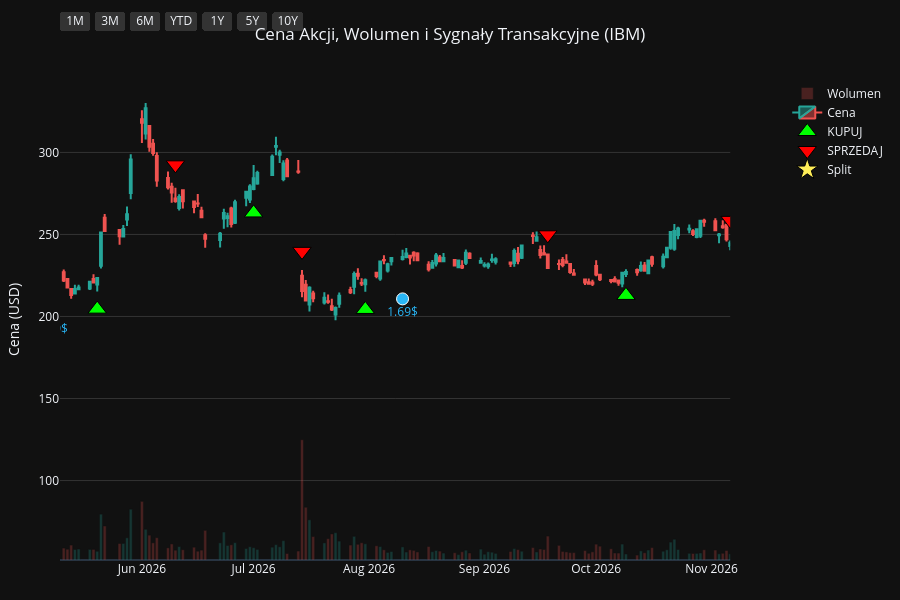
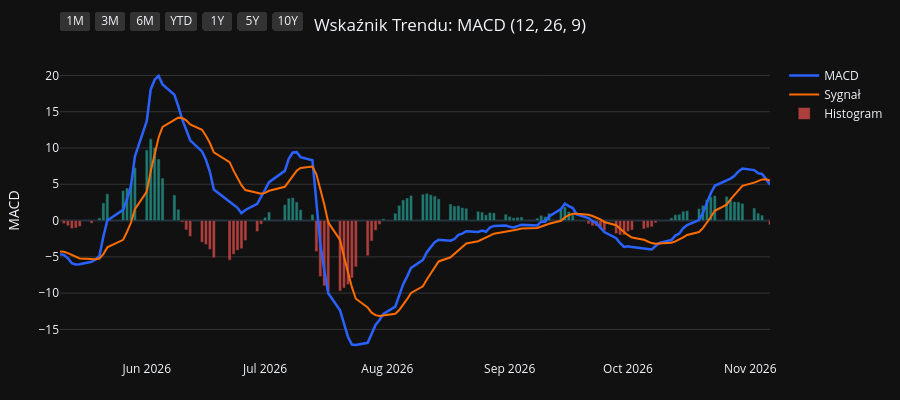
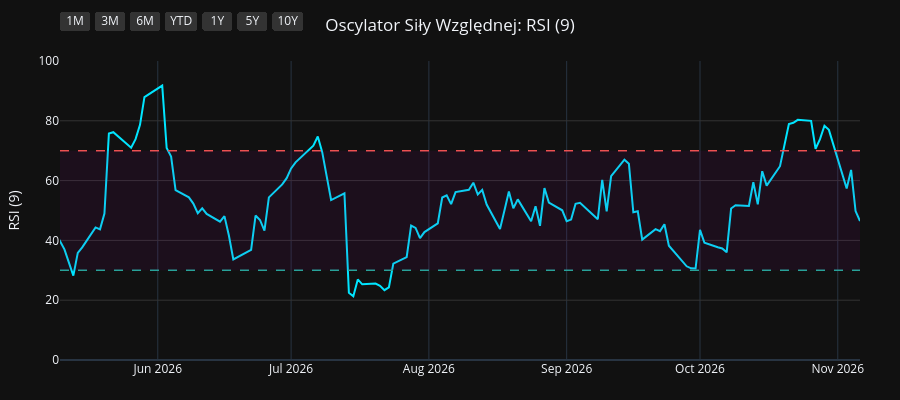
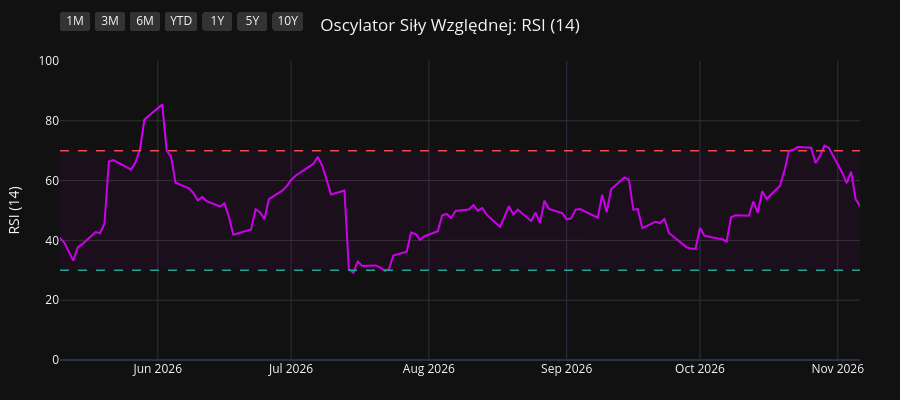

These figures' notebook cell, in order:
### Code cell
import os
import yfinance as yf
import pandas as pd
import pandas_ta as ta
import plotly.graph_objects as go
from plotly.subplots import make_subplots

# 1. Pobranie i przygotowanie danych
symbol = os.environ.get("STOCK_TICKER", "").strip().upper()
if not symbol:
    raise RuntimeError("Set STOCK_TICKER before running price_extractor.ipynb")
df = yf.Ticker(symbol).history(period="10y")
df.index = df.index.tz_localize(None)

# Wskaźniki i sygnały
df.ta.macd(fast=12, slow=26, signal=9, append=True)
df.ta.rsi(length=9, append=True)
df.ta.rsi(length=14, append=True)
df.ta.rsi(length=21, append=True)
df.dropna(inplace=True)

macd = df['MACD_12_26_9']
signal = df['MACDs_12_26_9']
wczorajszy_macd = macd.shift(1)
wczorajszy_signal = signal.shift(1)

df['Decyzja'] = 'BRAK'
df.loc[(macd > signal) & (wczorajszy_macd <= wczorajszy_signal), 'Decyzja'] = 'KUPUJ'
df.loc[(macd < signal) & (wczorajszy_macd >= wczorajszy_signal), 'Decyzja'] = 'SPRZEDAJ'

df_kupuj = df[df['Decyzja'] == 'KUPUJ']
df_sprzedaj = df[df['Decyzja'] == 'SPRZEDAJ']
df_dywidendy = df[df['Dividends'] > 0]
df_splity = df[df['Stock Splits'] > 0]

# Wspólna konfiguracja osi X
konfiguracja_osi_x = dict(
    type="date",
    showspikes=True, spikemode="across", spikesnap="cursor", spikedash="dot", spikecolor="#ffffff", spikethickness=1, hoverformat="%Y-%m-%d",
    rangeselector=dict(
        buttons=list([
            dict(count=1, label="1M", step="month", stepmode="backward"),
            dict(count=3, label="3M", step="month", stepmode="backward"),
            dict(count=6, label="6M", step="month", stepmode="backward"),
            dict(count=1, label="YTD", step="year", stepmode="todate"),
            dict(count=1, label="1Y", step="year", stepmode="backward"),
            dict(count=5, label="5Y", step="year", stepmode="backward"),
            dict(step="all", label="10Y")
        ]),
        bgcolor="#333333", activecolor="#2962ff", x=0, y=1.1
    )
)

# ==========================================
# WYKRES 1: CENA + WOLUMEN + SYGNAŁY
# ==========================================
fig1 = make_subplots(specs=[[{"secondary_y": True}]])

kolory_wolumenu = ['#26a69a' if row['Close'] >= row['Open'] else '#ef5350' for index, row in df.iterrows()]
fig1.add_trace(go.Bar(x=df.index, y=df['Volume'], marker_color=kolory_wolumenu, opacity=0.25, name='Wolumen'), secondary_y=True)
fig1.add_trace(go.Candlestick(x=df.index, open=df['Open'], high=df['High'], low=df['Low'], close=df['Close'], name='Cena', increasing_line_color='#26a69a', decreasing_line_color='#ef5350'), secondary_y=False)
fig1.add_trace(go.Scatter(x=df_kupuj.index, y=df_kupuj['Low'] * 0.95, customdata=df_kupuj[['Low', 'High']], mode='markers', marker=dict(symbol='triangle-up', size=16, color='#00ff00', line=dict(width=1, color='black')), name='KUPUJ', hovertemplate='KUPUJ<br>Najniższa: %{customdata[0]:.2f}<br>Najwyższa: %{customdata[1]:.2f}<extra></extra>'), secondary_y=False)
fig1.add_trace(go.Scatter(x=df_sprzedaj.index, y=df_sprzedaj['High'] * 1.05, customdata=df_sprzedaj[['Low', 'High']], mode='markers', marker=dict(symbol='triangle-down', size=16, color='#ff0000', line=dict(width=1, color='black')), name='SPRZEDAJ', hovertemplate='SPRZEDAJ<br>Najniższa: %{customdata[0]:.2f}<br>Najwyższa: %{customdata[1]:.2f}<extra></extra>'), secondary_y=False)

if not df_dywidendy.empty:
    fig1.add_trace(go.Scatter(x=df_dywidendy.index, y=df_dywidendy['Low'] * 0.90, mode='markers+text', marker=dict(symbol='circle', size=12, color='#29b6f6', line=dict(width=1, color='white')), text=df_dywidendy['Dividends'].apply(lambda x: f"{x}$"), textposition="bottom center", name='Dywidenda', showlegend=False, hovertemplate='Dywidenda: %{text}<extra></extra>', textfont=dict(color="#29b6f6")), secondary_y=False)
if not df_splity.empty:
                    fig1.add_trace(go.Scatter(x=df_splity.index, y=df_splity['High'], mode='markers+text', marker=dict(symbol='star', size=16, color='#ffee58', line=dict(width=1, color='black')), text=df_splity['Stock Splits'].apply(lambda x: f"{x:g}:1" if x >= 1 else f"1:{1 / x:g}"), textposition="top center", name='Split', hovertemplate='%{text}<extra></extra>', textfont=dict(color="#ffee58")), secondary_y=False)

fig1.update_layout(title=dict(text=f"Cena Akcji, Wolumen i Sygnały Transakcyjne ({symbol})", x=0.5, xanchor='center'), dragmode='pan', xaxis_rangeslider_visible=False, template='plotly_dark', height=600, hovermode='x unified', margin=dict(l=60, r=40, t=60, b=40))
fig1.update_xaxes(**konfiguracja_osi_x)
fig1.update_xaxes(range=[df.index.max() - pd.Timedelta(days=180), df.index.max()])
fig1.update_yaxes(title_text="Cena (USD)", secondary_y=False, gridcolor='#333333')
fig1.update_yaxes(range=[0, df['Volume'].max() * 4], showgrid=False, showticklabels=False, secondary_y=True)
fig1.show(config={'scrollZoom': True})

# ==========================================
# WYKRES 2: WSKAŹNIK MACD
# ==========================================
fig2 = go.Figure()
fig2.add_trace(go.Scatter(x=df.index, y=df['MACD_12_26_9'], line=dict(color='#2962ff', width=2.5), name='MACD'))
fig2.add_trace(go.Scatter(x=df.index, y=df['MACDs_12_26_9'], line=dict(color='#ff6d00', width=2), name='Sygnał'))
kolory_macd = ['#26a69a' if val >= 0 else '#ef5350' for val in df['MACDh_12_26_9']]
fig2.add_trace(go.Bar(x=df.index, y=df['MACDh_12_26_9'], marker_color=kolory_macd, name='Histogram', opacity=0.7))
fig2.update_layout(title=dict(text="Wskaźnik Trendu: MACD (12, 26, 9)", x=0.5, xanchor='center'), dragmode='pan', xaxis_rangeslider_visible=False, template='plotly_dark', height=400, hovermode='x unified', margin=dict(l=60, r=40, t=60, b=40))
fig2.update_xaxes(**konfiguracja_osi_x)
fig2.update_xaxes(range=[df.index.max() - pd.Timedelta(days=180), df.index.max()])
fig2.update_yaxes(title_text="MACD", gridcolor='#333333')
fig2.show(config={'scrollZoom': True})

# ==========================================
# WYKRES 3: OSCYLATOR RSI (9)
# ==========================================
fig3 = go.Figure()
fig3.add_trace(go.Scatter(x=df.index, y=df['RSI_9'], line=dict(color='#00e5ff', width=2), name='RSI (9)'))
fig3.add_hline(y=70, line_dash="dash", line_color="#ef5350", line_width=1.5)
fig3.add_hline(y=30, line_dash="dash", line_color="#26a69a", line_width=1.5)
fig3.add_hrect(y0=30, y1=70, line_width=0, fillcolor="purple", opacity=0.1)
fig3.update_layout(title=dict(text="Oscylator Siły Względnej: RSI (9)", x=0.5, xanchor='center'), dragmode='pan', xaxis_rangeslider_visible=False, template='plotly_dark', height=400, hovermode='x unified', margin=dict(l=60, r=40, t=60, b=40))
fig3.update_xaxes(**konfiguracja_osi_x)
fig3.update_xaxes(range=[df.index.max() - pd.Timedelta(days=180), df.index.max()])
fig3.update_yaxes(title_text="RSI (9)", range=[0, 100], gridcolor='#333333')
fig3.show(config={'scrollZoom': True})

# ==========================================
# WYKRES 4: OSCYLATOR RSI (14)
# ==========================================
fig4 = go.Figure()
fig4.add_trace(go.Scatter(x=df.index, y=df['RSI_14'], line=dict(color='#d500f9', width=2), name='RSI (14)'))
fig4.add_hline(y=70, line_dash="dash", line_color="#ef5350", line_width=1.5)
fig4.add_hline(y=30, line_dash="dash", line_color="#26a69a", line_width=1.5)
fig4.add_hrect(y0=30, y1=70, line_width=0, fillcolor="purple", opacity=0.1)
fig4.update_layout(title=dict(text="Oscylator Siły Względnej: RSI (14)", x=0.5, xanchor='center'), dragmode='pan', xaxis_rangeslider_visible=False, template='plotly_dark', height=400, hovermode='x unified', margin=dict(l=60, r=40, t=60, b=40))
fig4.update_xaxes(**konfiguracja_osi_x)
fig4.update_xaxes(range=[df.index.max() - pd.Timedelta(days=180), df.index.max()])
fig4.update_yaxes(title_text="RSI (14)", range=[0, 100], gridcolor='#333333')
fig4.show(config={'scrollZoom': True})

# ==========================================
# WYKRES 5: OSCYLATOR RSI (21)
# ==========================================
fig5 = go.Figure()
fig5.add_trace(go.Scatter(x=df.index, y=df['RSI_21'], line=dict(color='#64dd17', width=2), name='RSI (21)'))
fig5.add_hline(y=70, line_dash="dash", line_color="#ef5350", line_width=1.5)
fig5.add_hline(y=30, line_dash="dash", line_color="#26a69a", line_width=1.5)
fig5.add_hrect(y0=30, y1=70, line_width=0, fillcolor="purple", opacity=0.1)
fig5.update_layout(title=dict(text="Oscylator Siły Względnej: RSI (21)", x=0.5, xanchor='center'), dragmode='pan', xaxis_rangeslider_visible=False, template='plotly_dark', height=400, hovermode='x unified', margin=dict(l=60, r=40, t=60, b=40))
fig5.update_xaxes(**konfiguracja_osi_x)
fig5.update_xaxes(range=[df.index.max() - pd.Timedelta(days=180), df.index.max()])
fig5.update_yaxes(title_text="RSI (21)", range=[0, 100], gridcolor='#333333')
fig5.show(config={'scrollZoom': True})

### Figure 1 — Plotly figure (JSON) as saved in the notebook; plotly's stock layout.template omitted (floating-point values rounded to 4 significant figures; data arrays with more than 128 entries replaced by an {"elided": "..."} marker saying what was removed)
{"data": [{"marker": {"color": {"elided": "2481 str values"}}, "name": "Wolumen", "opacity": 0.25, "type": "bar", "x": {"elided": "2481 str values"}, "xaxis": "x", "y": {"elided": "2481 int values"}, "yaxis": "y2"}, {"close": {"elided": "2481 float values"}, "decreasing": {"line": {"color": "#ef5350"}}, "high": {"elided": "2481 float values"}, "increasing": {"line": {"color": "#26a69a"}}, "low": {"elided": "2481 float values"}, "name": "Cena", "open": {"elided": "2481 float values"}, "type": "candlestick", "x": {"elided": "2481 str values"}, "xaxis": "x", "yaxis": "y"}, {"customdata": {"elided": "86x2 float values"}, "hovertemplate": "KUPUJ<br>Najniższa: %{customdata[0]:.2f}<br>Najwyższa: %{customdata[1]:.2f}<extra></extra>", "marker": {"color": "#00ff00", "line": {"color": "black", "width": 1}, "size": 16, "symbol": "triangle-up"}, "mode": "markers", "name": "KUPUJ", "type": "scatter", "x": ["2017-01-23T00:00:00", "2017-05-16T00:00:00", "2017-07-14T00:00:00", "2017-07-18T00:00:00", "2017-08-14T00:00:00", "2017-10-18T00:00:00", "2017-11-24T00:00:00", "2018-01-03T00:00:00", "2018-01-26T00:00:00", "2018-02-23T00:00:00", "2018-04-10T00:00:00", "2018-05-10T00:00:00", "2018-06-04T00:00:00", "2018-07-06T00:00:00", "2018-08-07T00:00:00", "2018-08-17T00:00:00", "2018-09-13T00:00:00", "2018-11-07T00:00:00", "2019-01-02T00:00:00", "2019-04-01T00:00:00", "2019-04-12T00:00:00", "2019-04-16T00:00:00", "2019-05-22T00:00:00", "2019-06-06T00:00:00", "2019-08-30T00:00:00", "2019-11-04T00:00:00", "2019-11-25T00:00:00", "2019-12-10T00:00:00", "2020-01-02T00:00:00", "2020-01-08T00:00:00", "2020-01-31T00:00:00", "2020-03-26T00:00:00", "2020-05-08T00:00:00", "2020-05-27T00:00:00", "2020-07-14T00:00:00", "2020-08-06T00:00:00", "2020-09-02T00:00:00", "2020-09-17T00:00:00", "2020-10-01T00:00:00", "2020-11-06T00:00:00", "2021-01-06T00:00:00", "2021-02-09T00:00:00", "2021-04-21T00:00:00", "2021-06-08T00:00:00", "2021-07-23T00:00:00", "2021-09-24T00:00:00", "2021-11-08T00:00:00", "2021-11-23T00:00:00", "2022-02-02T00:00:00", "2022-03-07T00:00:00", "2022-04-20T00:00:00", "2022-05-04T00:00:00", "2022-05-17T00:00:00", "2022-05-26T00:00:00", "2022-06-24T00:00:00", "2022-08-03T00:00:00", "2022-10-05T00:00:00", "2022-10-14T00:00:00", "2023-01-10T00:00:00", "2023-02-10T00:00:00", "2023-03-21T00:00:00", "2023-05-15T00:00:00", "2023-07-19T00:00:00", "2023-08-28T00:00:00", "2023-10-26T00:00:00", "2024-01-16T00:00:00", "2024-03-05T00:00:00", "2024-05-10T00:00:00", "2024-08-15T00:00:00", "2024-10-08T00:00:00", "2024-11-20T00:00:00", "2025-01-17T00:00:00", "2025-04-16T00:00:00", "2025-06-06T00:00:00", "2025-08-20T00:00:00", "2025-10-24T00:00:00", "2025-11-11T00:00:00", "2025-12-08T00:00:00", "2026-01-12T00:00:00", "2026-01-29T00:00:00", "2026-03-04T00:00:00", "2026-04-13T00:00:00", "2026-05-20T00:00:00", "2026-07-01T00:00:00", "2026-07-31T00:00:00", "2026-10-09T00:00:00"], "xaxis": "x", "y": [102.7, 93.28, 94.35, 93.49, 88.22, 97.55, 95.0, 98.14, 104.1, 97.67, 98.1, 91.66, 91.13, 90.48, 93.81, 93.74, 95.32, 79.26, 73.28, 93.93, 95.39, 95.6, 91.15, 87.92, 91.31, 92.58, 92.38, 91.84, 92.67, 92.08, 96.81, 73.35, 85.24, 86.94, 83.03, 88.01, 88.15, 87.0, 85.86, 80.88, 91.7, 88.77, 101.0, 109.8, 104.1, 102.6, 96.92, 92.26, 107.5, 101.1, 107.3, 106.3, 110.5, 109.6, 113.3, 106.9, 102.4, 98.83, 119.2, 112.8, 106.1, 104.8, 115.8, 125.8, 122.6, 144.8, 168.4, 148.5, 174.0, 204.4, 190.4, 203.0, 215.5, 246.1, 222.5, 261.3, 287.2, 286.7, 279.3, 282.5, 229.4, 217.0, 204.5, 263.1, 204.3, 212.8], "yaxis": "y"}, {"customdata": {"elided": "86x2 float values"}, "hovertemplate": "SPRZEDAJ<br>Najniższa: %{customdata[0]:.2f}<br>Najwyższa: %{customdata[1]:.2f}<extra></extra>", "marker": {"color": "#ff0000", "line": {"color": "black", "width": 1}, "size": 16, "symbol": "triangle-down"}, "mode": "markers", "name": "SPRZEDAJ", "type": "scatter", "x": ["2017-02-24T00:00:00", "2017-07-06T00:00:00", "2017-07-17T00:00:00", "2017-07-19T00:00:00", "2017-10-16T00:00:00", "2017-10-30T00:00:00", "2017-12-14T00:00:00", "2018-01-25T00:00:00", "2018-01-29T00:00:00", "2018-03-21T00:00:00", "2018-04-19T00:00:00", "2018-06-01T00:00:00", "2018-06-20T00:00:00", "2018-07-31T00:00:00", "2018-08-13T00:00:00", "2018-09-04T00:00:00", "2018-10-05T00:00:00", "2018-12-17T00:00:00", "2019-02-20T00:00:00", "2019-04-09T00:00:00", "2019-04-15T00:00:00", "2019-04-17T00:00:00", "2019-05-23T00:00:00", "2019-08-01T00:00:00", "2019-10-02T00:00:00", "2019-11-20T00:00:00", "2019-12-02T00:00:00", "2019-12-31T00:00:00", "2020-01-07T00:00:00", "2020-01-30T00:00:00", "2020-02-19T00:00:00", "2020-05-07T00:00:00", "2020-05-11T00:00:00", "2020-06-11T00:00:00", "2020-07-31T00:00:00", "2020-08-17T00:00:00", "2020-09-03T00:00:00", "2020-09-21T00:00:00", "2020-10-20T00:00:00", "2020-12-14T00:00:00", "2021-01-22T00:00:00", "2021-04-08T00:00:00", "2021-05-12T00:00:00", "2021-06-16T00:00:00", "2021-08-19T00:00:00", "2021-10-21T00:00:00", "2021-11-19T00:00:00", "2022-01-11T00:00:00", "2022-02-10T00:00:00", "2022-04-07T00:00:00", "2022-05-03T00:00:00", "2022-05-10T00:00:00", "2022-05-18T00:00:00", "2022-06-10T00:00:00", "2022-07-05T00:00:00", "2022-08-26T00:00:00", "2022-10-07T00:00:00", "2022-11-29T00:00:00", "2023-01-19T00:00:00", "2023-02-22T00:00:00", "2023-04-17T00:00:00", "2023-06-21T00:00:00", "2023-08-11T00:00:00", "2023-09-12T00:00:00", "2023-12-15T00:00:00", "2024-02-07T00:00:00", "2024-03-15T00:00:00", "2024-08-05T00:00:00", "2024-10-01T00:00:00", "2024-10-17T00:00:00", "2024-12-16T00:00:00", "2025-02-24T00:00:00", "2025-05-28T00:00:00", "2025-07-02T00:00:00", "2025-10-10T00:00:00", "2025-11-07T00:00:00", "2025-11-13T00:00:00", "2025-12-16T00:00:00", "2026-01-20T00:00:00", "2026-02-04T00:00:00", "2026-04-10T00:00:00", "2026-04-24T00:00:00", "2026-06-10T00:00:00", "2026-07-14T00:00:00", "2026-09-18T00:00:00", "2026-11-06T00:00:00"], "xaxis": "x", "y": [122.2, 104.6, 104.6, 102.1, 101.4, 106.2, 107.6, 115.7, 116.8, 110.8, 104.5, 101.2, 102.4, 103.3, 103.3, 104.7, 108.7, 86.87, 102.2, 104.9, 106.0, 104.2, 100.3, 113.4, 106.9, 102.2, 102.2, 101.9, 102.6, 104.1, 116.6, 95.92, 96.07, 98.13, 95.71, 99.02, 102.5, 95.16, 94.73, 101.0, 96.54, 109.9, 118.1, 122.7, 115.6, 110.9, 102.4, 117.1, 121.4, 114.9, 118.8, 121.9, 123.9, 124.0, 126.0, 122.3, 111.0, 135.7, 131.2, 123.2, 120.2, 128.1, 137.3, 141.7, 158.9, 178.2, 188.6, 182.8, 220.1, 232.0, 231.8, 266.4, 269.4, 295.0, 297.2, 317.3, 323.7, 316.3, 310.4, 299.9, 247.6, 240.9, 292.4, 239.7, 249.8, 258.6], "yaxis": "y"}, {"hovertemplate": "Dywidenda: %{text}<extra></extra>", "marker": {"color": "#29b6f6", "line": {"color": "white", "width": 1}, "size": 12, "symbol": "circle"}, "mode": "markers+text", "name": "Dywidenda", "showlegend": false, "text": ["1.338432$", "1.434034$", "1.434034$", "1.434034$", "1.434034$", "1.500956$", "1.500956$", "1.500956$", "1.500956$", "1.548757$", "1.548757$", "1.548757$", "1.548757$", "1.558317$", "1.558317$", "1.558317$", "1.558317$", "1.567878$", "1.567878$", "1.64$", "1.64$", "1.65$", "1.65$", "1.65$", "1.65$", "1.66$", "1.66$", "1.66$", "1.66$", "1.67$", "1.67$", "1.67$", "1.67$", "1.68$", "1.68$", "1.68$", "1.68$", "1.69$", "1.69$"], "textfont": {"color": "#29b6f6"}, "textposition": "bottom center", "type": "scatter", "x": ["2017-02-08T00:00:00", "2017-05-08T00:00:00", "2017-08-08T00:00:00", "2017-11-09T00:00:00", "2018-02-08T00:00:00", "2018-05-09T00:00:00", "2018-08-09T00:00:00", "2018-11-08T00:00:00", "2019-02-07T00:00:00", "2019-05-09T00:00:00", "2019-08-08T00:00:00", "2019-11-07T00:00:00", "2020-02-07T00:00:00", "2020-05-07T00:00:00", "2020-08-07T00:00:00", "2020-11-09T00:00:00", "2021-02-09T00:00:00", "2021-05-07T00:00:00", "2021-08-09T00:00:00", "2021-11-09T00:00:00", "2022-02-10T00:00:00", "2022-05-09T00:00:00", "2022-08-09T00:00:00", "2022-11-09T00:00:00", "2023-02-09T00:00:00", "2023-05-09T00:00:00", "2023-08-09T00:00:00", "2023-11-09T00:00:00", "2024-02-08T00:00:00", "2024-05-09T00:00:00", "2024-08-09T00:00:00", "2024-11-12T00:00:00", "2025-02-10T00:00:00", "2025-05-09T00:00:00", "2025-08-08T00:00:00", "2025-11-10T00:00:00", "2026-02-10T00:00:00", "2026-05-08T00:00:00", "2026-08-10T00:00:00"], "xaxis": "x", "y": [101.5, 88.68, 83.61, 89.12, 88.58, 85.79, 88.83, 76.23, 83.08, 84.65, 88.69, 89.62, 100.7, 80.61, 83.26, 79.03, 84.1, 101.6, 100.2, 90.58, 101.5, 102.9, 100.9, 108.3, 106.7, 97.88, 116.8, 120.6, 152.0, 140.3, 161.3, 179.8, 213.7, 215.8, 212.0, 268.3, 257.5, 200.9, 210.7], "yaxis": "y"}, {"hovertemplate": "%{text}<extra></extra>", "marker": {"color": "#ffee58", "line": {"color": "black", "width": 1}, "size": 16, "symbol": "star"}, "mode": "markers+text", "name": "Split", "text": ["1.046:1"], "textfont": {"color": "#ffee58"}, "textposition": "top center", "type": "scatter", "x": ["2021-11-04T00:00:00"], "xaxis": "x", "y": [101.9], "yaxis": "y"}], "layout": {"dragmode": "pan", "height": 600, "hovermode": "x unified", "margin": {"b": 40, "l": 60, "r": 40, "t": 60}, "title": {"text": "Cena Akcji, Wolumen i Sygnały Transakcyjne (IBM)", "x": 0.5, "xanchor": "center"}, "xaxis": {"anchor": "y", "domain": [0.0, 0.94], "hoverformat": "%Y-%m-%d", "range": ["2026-05-10T00:00:00", "2026-11-06T00:00:00"], "rangeselector": {"activecolor": "#2962ff", "bgcolor": "#333333", "buttons": [{"count": 1, "label": "1M", "step": "month", "stepmode": "backward"}, {"count": 3, "label": "3M", "step": "month", "stepmode": "backward"}, {"count": 6, "label": "6M", "step": "month", "stepmode": "backward"}, {"count": 1, "label": "YTD", "step": "year", "stepmode": "todate"}, {"count": 1, "label": "1Y", "step": "year", "stepmode": "backward"}, {"count": 5, "label": "5Y", "step": "year", "stepmode": "backward"}, {"label": "10Y", "step": "all"}], "x": 0, "y": 1.1}, "rangeslider": {"visible": false}, "showspikes": true, "spikecolor": "#ffffff", "spikedash": "dot", "spikemode": "across", "spikesnap": "cursor", "spikethickness": 1, "type": "date"}, "yaxis": {"anchor": "x", "domain": [0.0, 1.0], "gridcolor": "#333333", "title": {"text": "Cena (USD)"}}, "yaxis2": {"anchor": "x", "overlaying": "y", "range": [0, 269763600], "showgrid": false, "showticklabels": false, "side": "right"}}}

### Figure 2 — Plotly figure (JSON) as saved in the notebook; plotly's stock layout.template omitted (floating-point values rounded to 4 significant figures; data arrays with more than 128 entries replaced by an {"elided": "..."} marker saying what was removed)
{"data": [{"line": {"color": "#2962ff", "width": 2.5}, "name": "MACD", "type": "scatter", "x": {"elided": "2481 str values"}, "y": {"elided": "2481 float values"}}, {"line": {"color": "#ff6d00", "width": 2}, "name": "Sygnał", "type": "scatter", "x": {"elided": "2481 str values"}, "y": {"elided": "2481 float values"}}, {"marker": {"color": {"elided": "2481 str values"}}, "name": "Histogram", "opacity": 0.7, "type": "bar", "x": {"elided": "2481 str values"}, "y": {"elided": "2481 float values"}}], "layout": {"dragmode": "pan", "height": 400, "hovermode": "x unified", "margin": {"b": 40, "l": 60, "r": 40, "t": 60}, "title": {"text": "Wskaźnik Trendu: MACD (12, 26, 9)", "x": 0.5, "xanchor": "center"}, "xaxis": {"hoverformat": "%Y-%m-%d", "range": ["2026-05-10T00:00:00", "2026-11-06T00:00:00"], "rangeselector": {"activecolor": "#2962ff", "bgcolor": "#333333", "buttons": [{"count": 1, "label": "1M", "step": "month", "stepmode": "backward"}, {"count": 3, "label": "3M", "step": "month", "stepmode": "backward"}, {"count": 6, "label": "6M", "step": "month", "stepmode": "backward"}, {"count": 1, "label": "YTD", "step": "year", "stepmode": "todate"}, {"count": 1, "label": "1Y", "step": "year", "stepmode": "backward"}, {"count": 5, "label": "5Y", "step": "year", "stepmode": "backward"}, {"label": "10Y", "step": "all"}], "x": 0, "y": 1.1}, "rangeslider": {"visible": false}, "showspikes": true, "spikecolor": "#ffffff", "spikedash": "dot", "spikemode": "across", "spikesnap": "cursor", "spikethickness": 1, "type": "date"}, "yaxis": {"gridcolor": "#333333", "title": {"text": "MACD"}}}}

### Figure 3 — Plotly figure (JSON) as saved in the notebook; plotly's stock layout.template omitted (floating-point values rounded to 4 significant figures; data arrays with more than 128 entries replaced by an {"elided": "..."} marker saying what was removed)
{"data": [{"line": {"color": "#00e5ff", "width": 2}, "name": "RSI (9)", "type": "scatter", "x": {"elided": "2481 str values"}, "y": {"elided": "2481 float values"}}], "layout": {"dragmode": "pan", "height": 400, "hovermode": "x unified", "margin": {"b": 40, "l": 60, "r": 40, "t": 60}, "shapes": [{"line": {"color": "#ef5350", "dash": "dash", "width": 1.5}, "type": "line", "x0": 0, "x1": 1, "xref": "x domain", "y0": 70, "y1": 70, "yref": "y"}, {"line": {"color": "#26a69a", "dash": "dash", "width": 1.5}, "type": "line", "x0": 0, "x1": 1, "xref": "x domain", "y0": 30, "y1": 30, "yref": "y"}, {"fillcolor": "purple", "line": {"width": 0}, "opacity": 0.1, "type": "rect", "x0": 0, "x1": 1, "xref": "x domain", "y0": 30, "y1": 70, "yref": "y"}], "title": {"text": "Oscylator Siły Względnej: RSI (9)", "x": 0.5, "xanchor": "center"}, "xaxis": {"hoverformat": "%Y-%m-%d", "range": ["2026-05-10T00:00:00", "2026-11-06T00:00:00"], "rangeselector": {"activecolor": "#2962ff", "bgcolor": "#333333", "buttons": [{"count": 1, "label": "1M", "step": "month", "stepmode": "backward"}, {"count": 3, "label": "3M", "step": "month", "stepmode": "backward"}, {"count": 6, "label": "6M", "step": "month", "stepmode": "backward"}, {"count": 1, "label": "YTD", "step": "year", "stepmode": "todate"}, {"count": 1, "label": "1Y", "step": "year", "stepmode": "backward"}, {"count": 5, "label": "5Y", "step": "year", "stepmode": "backward"}, {"label": "10Y", "step": "all"}], "x": 0, "y": 1.1}, "rangeslider": {"visible": false}, "showspikes": true, "spikecolor": "#ffffff", "spikedash": "dot", "spikemode": "across", "spikesnap": "cursor", "spikethickness": 1, "type": "date"}, "yaxis": {"gridcolor": "#333333", "range": [0, 100], "title": {"text": "RSI (9)"}}}}

### Figure 4 — Plotly figure (JSON) as saved in the notebook; plotly's stock layout.template omitted (floating-point values rounded to 4 significant figures; data arrays with more than 128 entries replaced by an {"elided": "..."} marker saying what was removed)
{"data": [{"line": {"color": "#d500f9", "width": 2}, "name": "RSI (14)", "type": "scatter", "x": {"elided": "2481 str values"}, "y": {"elided": "2481 float values"}}], "layout": {"dragmode": "pan", "height": 400, "hovermode": "x unified", "margin": {"b": 40, "l": 60, "r": 40, "t": 60}, "shapes": [{"line": {"color": "#ef5350", "dash": "dash", "width": 1.5}, "type": "line", "x0": 0, "x1": 1, "xref": "x domain", "y0": 70, "y1": 70, "yref": "y"}, {"line": {"color": "#26a69a", "dash": "dash", "width": 1.5}, "type": "line", "x0": 0, "x1": 1, "xref": "x domain", "y0": 30, "y1": 30, "yref": "y"}, {"fillcolor": "purple", "line": {"width": 0}, "opacity": 0.1, "type": "rect", "x0": 0, "x1": 1, "xref": "x domain", "y0": 30, "y1": 70, "yref": "y"}], "title": {"text": "Oscylator Siły Względnej: RSI (14)", "x": 0.5, "xanchor": "center"}, "xaxis": {"hoverformat": "%Y-%m-%d", "range": ["2026-05-10T00:00:00", "2026-11-06T00:00:00"], "rangeselector": {"activecolor": "#2962ff", "bgcolor": "#333333", "buttons": [{"count": 1, "label": "1M", "step": "month", "stepmode": "backward"}, {"count": 3, "label": "3M", "step": "month", "stepmode": "backward"}, {"count": 6, "label": "6M", "step": "month", "stepmode": "backward"}, {"count": 1, "label": "YTD", "step": "year", "stepmode": "todate"}, {"count": 1, "label": "1Y", "step": "year", "stepmode": "backward"}, {"count": 5, "label": "5Y", "step": "year", "stepmode": "backward"}, {"label": "10Y", "step": "all"}], "x": 0, "y": 1.1}, "rangeslider": {"visible": false}, "showspikes": true, "spikecolor": "#ffffff", "spikedash": "dot", "spikemode": "across", "spikesnap": "cursor", "spikethickness": 1, "type": "date"}, "yaxis": {"gridcolor": "#333333", "range": [0, 100], "title": {"text": "RSI (14)"}}}}
